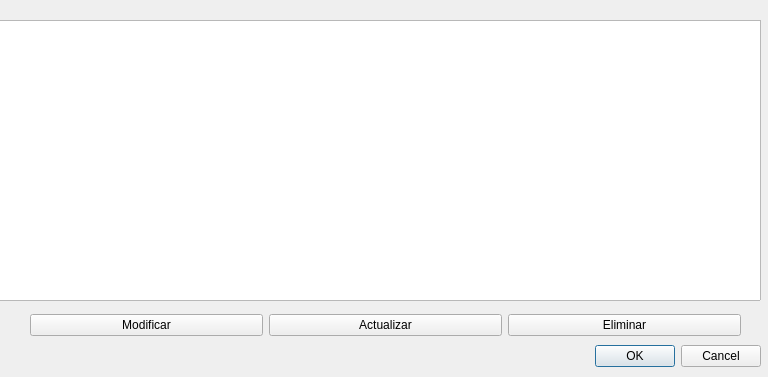
<?xml version="1.0" encoding="UTF-8"?>
<ui version="4.0">
 <class>Dialog</class>
 <widget class="QDialog" name="Dialog">
  <property name="geometry">
   <rect>
    <x>0</x>
    <y>0</y>
    <width>768</width>
    <height>377</height>
   </rect>
  </property>
  <property name="windowTitle">
   <string>Dialog</string>
  </property>
  <widget class="QDialogButtonBox" name="aceptar">
   <property name="geometry">
    <rect>
     <x>420</x>
     <y>340</y>
     <width>341</width>
     <height>32</height>
    </rect>
   </property>
   <property name="orientation">
    <enum>Qt::Horizontal</enum>
   </property>
   <property name="standardButtons">
    <set>QDialogButtonBox::Cancel|QDialogButtonBox::Ok</set>
   </property>
  </widget>
  <widget class="QTableWidget" name="tabla">
   <property name="geometry">
    <rect>
     <x>-10</x>
     <y>20</y>
     <width>771</width>
     <height>281</height>
    </rect>
   </property>
  </widget>
  <widget class="QWidget" name="horizontalLayoutWidget">
   <property name="geometry">
    <rect>
     <x>30</x>
     <y>310</y>
     <width>711</width>
     <height>31</height>
    </rect>
   </property>
   <layout class="QHBoxLayout" name="horizontalLayout">
    <item>
     <widget class="QPushButton" name="btnModificar">
      <property name="text">
       <string>Modificar</string>
      </property>
     </widget>
    </item>
    <item>
     <widget class="QPushButton" name="btnActualizar">
      <property name="text">
       <string>Actualizar</string>
      </property>
     </widget>
    </item>
    <item>
     <widget class="QPushButton" name="btnEliminar">
      <property name="text">
       <string>Eliminar</string>
      </property>
     </widget>
    </item>
   </layout>
  </widget>
 </widget>
 <resources/>
 <connections>
  <connection>
   <sender>aceptar</sender>
   <signal>accepted()</signal>
   <receiver>Dialog</receiver>
   <slot>accept()</slot>
   <hints>
    <hint type="sourcelabel">
     <x>248</x>
     <y>254</y>
    </hint>
    <hint type="destinationlabel">
     <x>157</x>
     <y>274</y>
    </hint>
   </hints>
  </connection>
  <connection>
   <sender>aceptar</sender>
   <signal>rejected()</signal>
   <receiver>Dialog</receiver>
   <slot>reject()</slot>
   <hints>
    <hint type="sourcelabel">
     <x>316</x>
     <y>260</y>
    </hint>
    <hint type="destinationlabel">
     <x>286</x>
     <y>274</y>
    </hint>
   </hints>
  </connection>
 </connections>
</ui>
